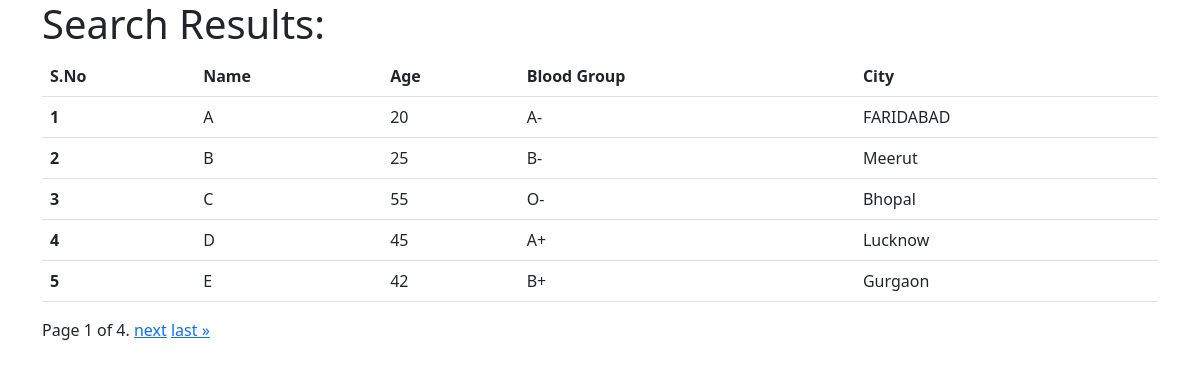
The app's page /search/ with its own data.
### portal_app/models.py (models this page shows, shortened)
class bloodgroup(models.Model):
    name = models.CharField(max_length=40)
    age = models.IntegerField()
    email = models.EmailField(unique=True)
    contact = models.CharField(max_length=10)
    department = models.CharField(max_length=30)
    city = models.CharField(max_length=30)
    blood_group_types = models.TextChoices("Blood Group","A+ A- B+ B- O+ O-")
    blood_group = models.CharField(choices=blood_group_types.choices, max_length=10)

### portal_app/views.py (the view)
# urls.py: path('search/',views.search, name='search')
def search(request):
    mylist=bloodgroup.objects.all()
    paginator = Paginator(mylist, 5) # Show 25 contacts per page.
    page_number = request.GET.get('page')
    page_obj = paginator.get_page(page_number)
    return render(request, 'portal_app/results.html', {'page_obj': page_obj})

### portal_app/templates/portal_app/results.html (shortened to what this page needs)
<!DOCTYPE html>
<html lang="en">
<head>
    <link href="https://cdn.jsdelivr.net/npm/bootstrap@5.3.0-alpha1/dist/css/bootstrap.min.css" rel="stylesheet"
>
</head>
<body>
    <div class="container">
        <h1>Search Results:</h1>
        <table class="table">
            <thead>
                <tr>
                    <th scope="col">S.No</th>
                    <th scope="col">Name</th>
                    <th scope="col">Age</th>
                    <th scope="col">Blood Group</th>
                    <th scope="col">City</th>
                </tr>
            </thead>
            <tbody>
                {% for x in page_obj %}
                <tr>
                    <th scope="row">{{ x.id }}</th>
                    <td>{{ x.name }}</td>
                    <td>{{ x.age }}</td>
                    <td>{{ x.blood_group }}</td>
                    <td>{{ x.city}}</td>
                </tr>
                {% endfor %}
            </tbody>
        </table>
        <div class="pagination">
            <span class="step-links">
                <span class="current">
                    Page {{ page_obj.number }} of {{ page_obj.paginator.num_pages }}.
                </span>
                {% if page_obj.has_next %}
                <a href="?page={{ page_obj.next_page_number }}">next</a>
                <a href="?page={{ page_obj.paginator.num_pages }}">last &raquo;</a>
                {% endif %}
            </span>
        </div>
    </div>
</body>
</html>

### records on screen
bloodgroup: id "1", name "A", age "20", blood_group "A-", city "FARIDABAD"
bloodgroup: id "2", name "B", age "25", blood_group "B-", city "Meerut"
bloodgroup: id "3", name "C", age "55", blood_group "O-", city "Bhopal"
bloodgroup: id "4", name "D", age "45", blood_group "A+", city "Lucknow"
bloodgroup: id "5", name "E", age "42", blood_group "B+", city "Gurgaon"

### other values on screen
{{ page_obj.number }} "1"
{{ page_obj.paginator.num_pages }} "4"
